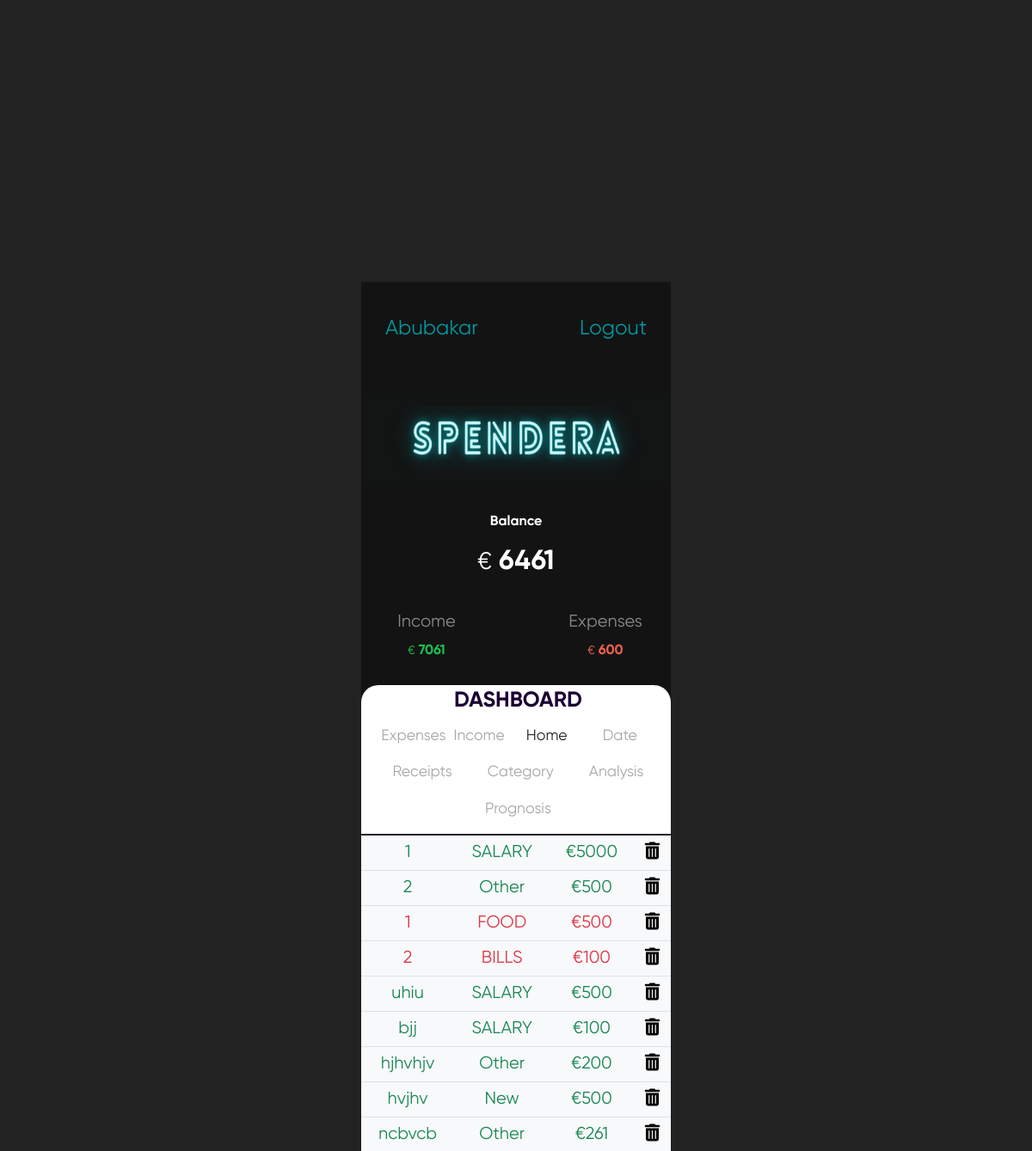
/Home.php (signed in), run on an earlier commit of the app's database.
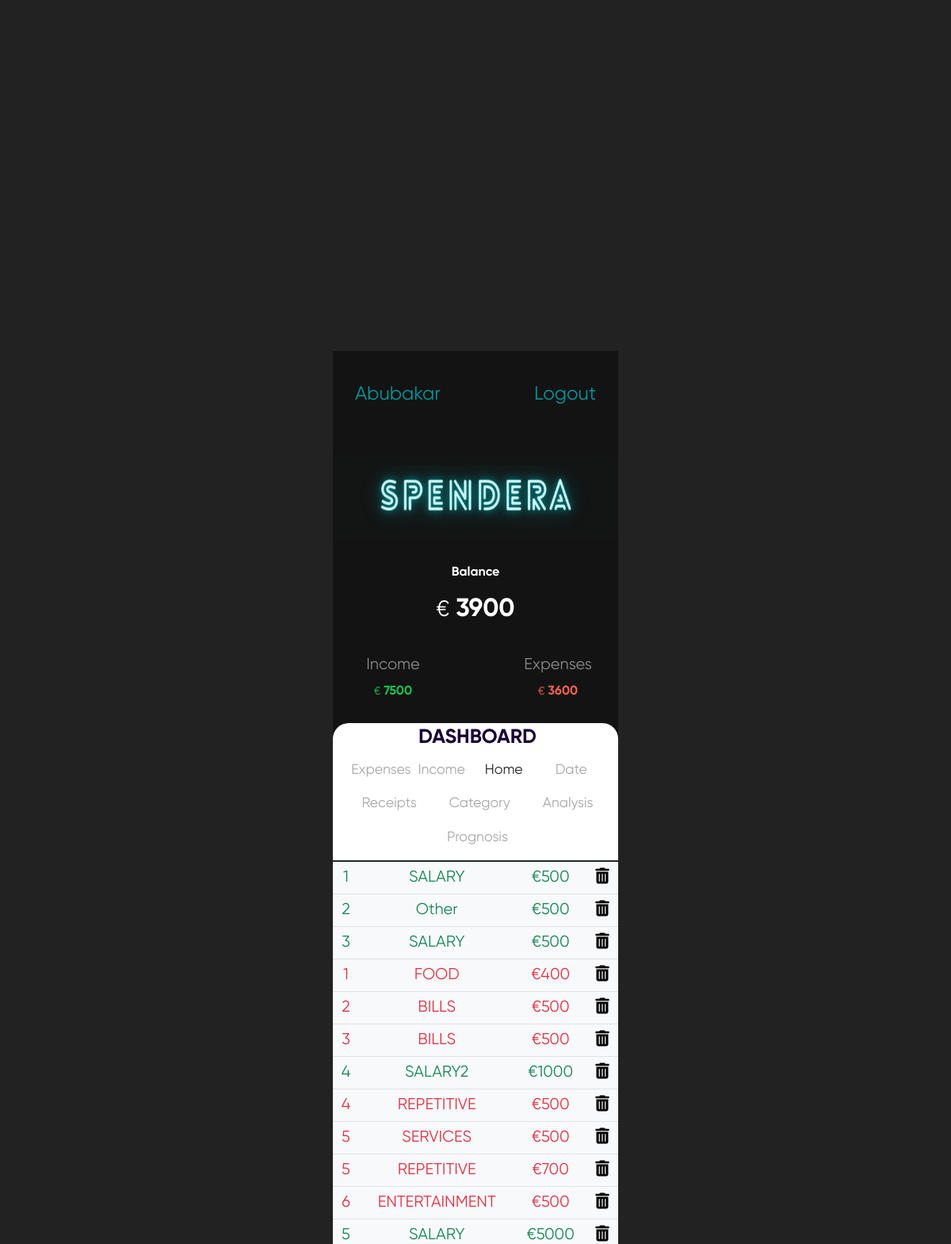
And on a later commit of the database.
### tables this page shows
CREATE TABLE `transaction_tb` (
  `Id` int(11) NOT NULL,
  `Title` varchar(50) NOT NULL,
  `Category` varchar(50) NOT NULL,
  `Amount` int(11) NOT NULL,
  `TransactionType` varchar(50) NOT NULL,
  `TransactionDate` date NOT NULL,
  `RTransaction` varchar(50) NOT NULL,
  `ImageUrl` varchar(100) NOT NULL,
  `UserId` int(11) NOT NULL
);

### controllerUserData.php (called while the page is built, shortened)
<?php
function getExpense(){
    $id=$_SESSION['id'];
    $query = "SELECT sum(Amount) as expense FROM `transaction_tb` WHERE `UserId` = $id  and `TransactionType` = 'Expense' ";
    $result = mysqli_query($GLOBALS['con'], $query);
    $expense =0;
    if ($data = mysqli_fetch_assoc($result))
    {
        $expense =$data['expense'];
    }
    return $expense;
}
function getIncome(){
    $id=$_SESSION['id'];
    $query = "SELECT sum(Amount) as Income FROM `transaction_tb` WHERE `UserId` = $id  and `TransactionType` = 'Income' ";
    $result = mysqli_query($GLOBALS['con'], $query);
    if ($data = mysqli_fetch_assoc($result))
    {
        $Income =$data['Income'];
    }
    return $Income;
}
function getBalance(){
    return getIncome()-getExpense();
}

### Home.php (the view, shortened to what the changed rows need)
t<?php
    require('controllerUserData.php');
    ?>
<!DOCTYPE html>
<html lang="en">
<head>
    <link href="https://cdn.jsdelivr.net/npm/bootstrap@5.1.3/dist/css/bootstrap.min.css" rel="stylesheet">
    <link rel="stylesheet" href="https://cdnjs.cloudflare.com/ajax/libs/font-awesome/6.1.1/css/all.min.css" />
    <link rel="stylesheet" href="style2.css">
</head>
<body>
    <div class="budget-container mt-5">
        <div class="budget-header">
            <div class="balance">
                <div class="title">
                    Balance
                </div>
                <div style=" color: #FFF;font-size: 2em;margin-top: 10px;font-family: 'Gilroy Bold';">
                    <small>€</small>
                    <?php echo getBalance();  ?>
                </div>
            </div>
            <div class="account">
                <div class="income">
                    <div class="title h5">
                        Income
                    </div>
                    <div style=" color: rgb(28, 192, 77); font-family: 'Gilroy Bold';">
                        <small>€</small>
                        <?php echo getIncome();  ?>
                    </div>
                </div>
                <div class="outcome">
                    <div class="title h5">
                        Expenses
                    </div>
                    <div style=" color: #f0624d; font-family: 'Gilroy Bold';">
                        <small>€</small>
                        <?php echo getExpense();  ?>
                    </div>
                </div>
            </div>
        </div>
        <div class="budget-dashboard">
            <div class="table-responsive">
            <table class="table text-center  bg-light mt-2" id="myTable">
                    <tbody>
                        <?php
                        $id = $_SESSION['id'];
                        $query = "select * from transaction_tb where UserId = $id  ";
                        $result = mysqli_query($con, $query);
                        while ($data = mysqli_fetch_assoc($result)) {
                            $id = $data['Id'];
                            $Title = $data['Title'];
                            $Category = $data['Category'];
                            $Amount = $data['Amount'];
                            if($data['TransactionType']=='Income'){
                            echo " <tr class='h5 text-success'>";
                            echo "<td> $Title </td>";
                            echo "<td> $Category </td>";
                            echo "<td>  €$Amount </td>";
                            }
                            else{
                                echo " <tr class='h5 text-danger'>";
                                echo "<td> $Title </td>";
                                echo "<td> $Category </td>";
                                echo "<td>  €$Amount </td>";
                            }
                        ?>
                            <td><a href="Home.php?DelId=<?php echo $id ?>" style="color:black;"><i class="fa-solid fa-trash-can"> </i> </a> </td>
                        <?php
                            echo "</tr>";
                        }
                        ?>
                    </tbody>
                </table>
            </div>
        </div>
</body>
</html>

What changed in the data, as far as the page shows it:
removed transaction_tb: Title "1", Category "SALARY", Amount "5000"
removed transaction_tb: Title "1", Category "FOOD", Amount "500"
removed transaction_tb: Title "2", Category "BILLS", Amount "100"
removed transaction_tb: Title "uhiu", Category "SALARY", Amount "500"
removed transaction_tb: Title "bjj", Category "SALARY", Amount "100"
removed transaction_tb: Title "hjhvhjv", Category "Other", Amount "200"
removed transaction_tb: Title "hvjhv", Category "New", Amount "500"
removed transaction_tb: Title "ncbvcb", Category "Other", Amount "261"
added transaction_tb: Title "1", Category "SALARY", Amount "500"
added transaction_tb: Title "3", Category "SALARY", Amount "500"
added transaction_tb: Title "1", Category "FOOD", Amount "400"
added transaction_tb: Title "2", Category "BILLS", Amount "500"
added transaction_tb: Title "3", Category "BILLS", Amount "500"
added transaction_tb: Title "4", Category "SALARY2", Amount "1000"
added transaction_tb: Title "4", Category "REPETITIVE", Amount "500"
added transaction_tb: Title "5", Category "SERVICES", Amount "500"
added transaction_tb: Title "5", Category "REPETITIVE", Amount "700"
added transaction_tb: Title "6", Category "ENTERTAINMENT", Amount "500"
added transaction_tb: Title "5", Category "SALARY", Amount "5000"
Also different on the page:
getBalance(): "6461" → "3900"
getIncome(): "7061" → "7500"
getExpense(): "600" → "3600"
